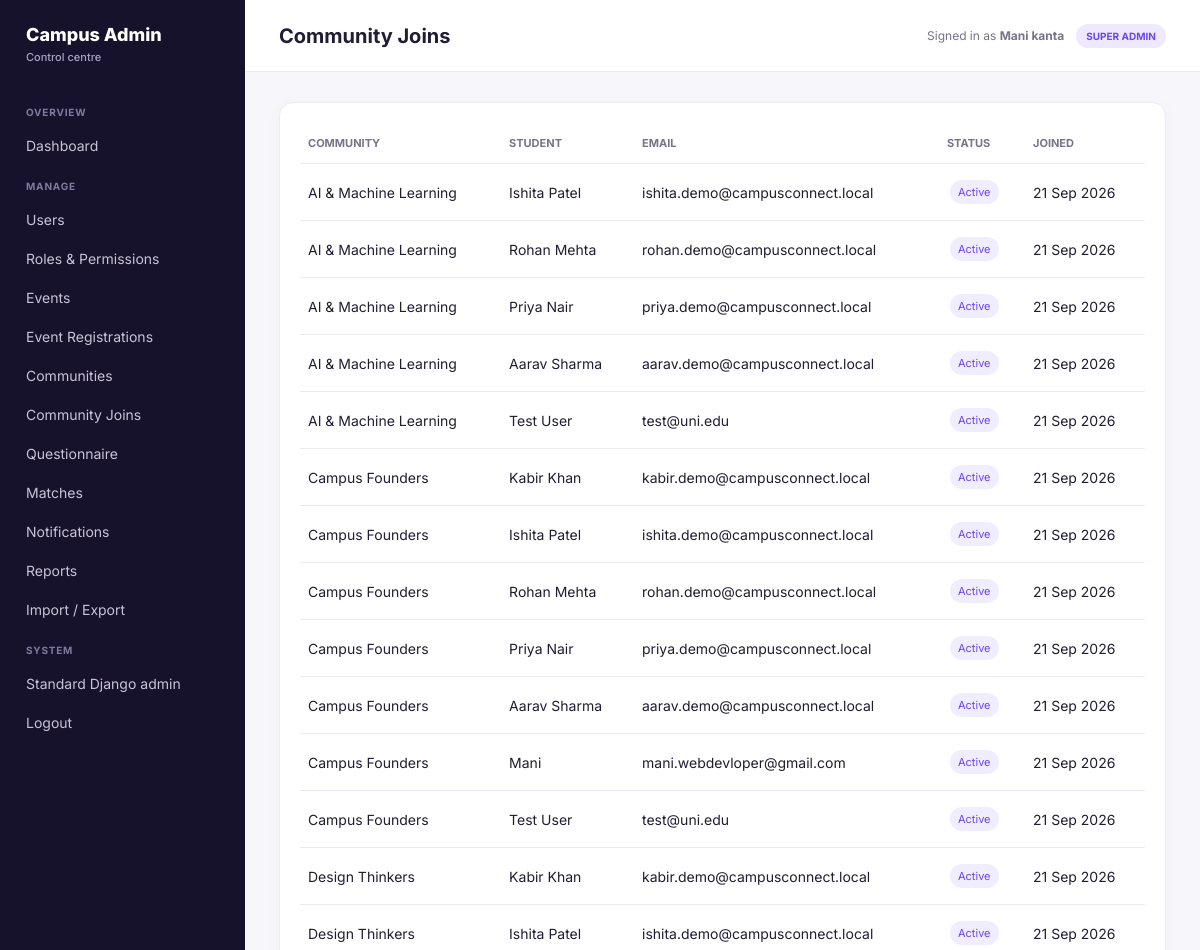
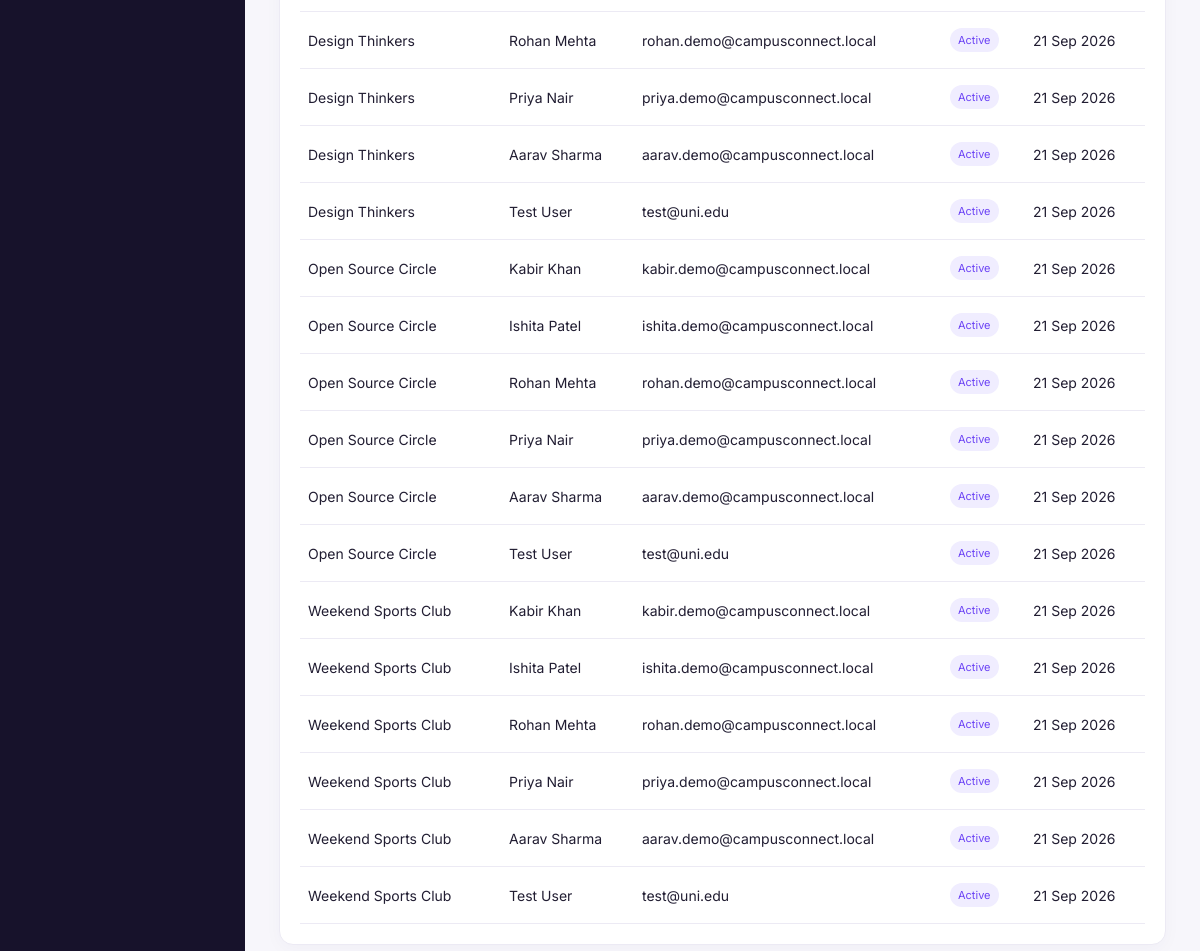
The page /admin-dashboard/community-joins/ (signed in) on the database its author committed (2 pictures, top to bottom).
### accounts/models.py (models this page shows, shortened)
class User(AbstractUser):
    id = models.UUIDField(primary_key=True, default=uuid.uuid4, editable=False)
    username = None  # Not used; authentication via email
    email = models.EmailField('Email Address', unique=True)
    first_name = models.CharField('First Name', max_length=150, blank=True)
    last_name = models.CharField('Last Name', max_length=150, blank=True)
    is_verified = models.BooleanField('Verified', default=False)
    created_at = models.DateTimeField(auto_now_add=True)
    updated_at = models.DateTimeField(auto_now=True)
    USERNAME_FIELD = 'email'
    REQUIRED_FIELDS = ['first_name', 'last_name']
    objects = UserManager()
    class Meta:
        db_table = 'accounts_user'
        ordering = ['-created_at']

### communities/models.py (models this page shows, shortened)
class Community(models.Model):
    name = models.CharField(max_length=150)
    description = models.TextField(blank=True)
    category = models.CharField(max_length=100, blank=True)
    members = models.ManyToManyField(
        settings.AUTH_USER_MODEL,
        blank=True,
        related_name='communities',
    )
    created_at = models.DateTimeField(auto_now_add=True)
    class Meta:
        ordering = ('name',)

### admin_dashboard/views.py (the view)
# urls.py: path('community-joins/', views.community_joins, name='community_joins'),
@dashboard_access
def community_joins(request):
    memberships = [
        (community, member)
        for community in Community.objects.prefetch_related('members')
        for member in community.members.all()
    ]
    return render(request, 'admin_dashboard/community_joins.html', _context(
        request, memberships=memberships,
    ))

### admin_dashboard/permissions.py (called while the page is built)
def dashboard_access(view):
    @wraps(view)
    def wrapped(request, *args, **kwargs):
        if not request.user.is_authenticated or not request.user.is_staff:
            raise PermissionDenied
        return view(request, *args, **kwargs)
    return wrapped

### admin_dashboard/views.py (called while the page is built)
def _role(user):
    if user.is_superuser:
        return 'SUPER ADMIN'
    return user.groups.values_list('name', flat=True).first() or ('ADMIN' if user.is_staff else 'STUDENT')

def _context(request, **extra):
    return {'admin_role': _role(request.user), **extra}

### templates/admin_dashboard/community_joins.html
{% extends "admin_dashboard/base.html" %}{% block title %}Community joins{% endblock %}{% block heading %}Community Joins{% endblock %}{% block content %}<div class="panel"><div class="table-wrap"><table class="table"><tr><th>Community</th><th>Student</th><th>Email</th><th>Status</th><th>Joined</th></tr>{% for community, user in memberships %}<tr><td>{{ community.name }}</td><td>{{ user.get_full_name|default:user.email }}</td><td>{{ user.email }}</td><td><span class="role">Active</span></td><td>{{ community.created_at|date:"d M Y" }}</td></tr>{% empty %}<tr><td colspan="5">No community memberships yet.</td></tr>{% endfor %}</table></div></div>{% endblock %}

### templates/admin_dashboard/base.html (shortened to what this page needs)
<!doctype html>
<html lang="en">
<head>
</head>
<body>
<div class="layout">
  <aside class="sidebar">
    <div class="brand">Campus Admin<small>Control centre</small></div>
    <nav class="nav">
      <div class="nav-title">Overview</div><a href="{% url 'admin_dashboard:dashboard' %}">Dashboard</a>
      <div class="nav-title">Manage</div><a href="{% url 'admin_dashboard:users' %}">Users</a><a href="{% url 'admin_dashboard:roles' %}">Roles & Permissions</a><a href="{% url 'admin_dashboard:events' %}">Events</a><a href="{% url 'admin_dashboard:event_registrations' %}">Event Registrations</a><a href="{% url 'admin_dashboard:communities' %}">Communities</a><a href="{% url 'admin_dashboard:community_joins' %}">Community Joins</a><a href="{% url 'admin_dashboard:questionnaire' %}">Questionnaire</a><a href="{% url 'admin_dashboard:matches' %}">Matches</a><a href="{% url 'admin_dashboard:notifications' %}">Notifications</a><a href="{% url 'admin_dashboard:reports' %}">Reports</a><a href="{% url 'admin_dashboard:questionnaire_import_export' %}">Import / Export</a>
      <div class="nav-title">System</div><a href="/admin/">Standard Django admin</a><form method="post" action="{% url 'logout' %}">{% csrf_token %}<button style="display:block;width:100%;text-align:left;background:none;border:0;color:#c8c3d8;padding:10px 12px;border-radius:9px;font:inherit;cursor:pointer">Logout</button></form>
    </nav>
  </aside>
  <main class="main">
    <header class="topbar"><h1>{% block heading %}Dashboard{% endblock %}</h1><div class="identity"><span>Signed in as <strong>{{ request.user.get_full_name|default:request.user.email }}</strong></span><b class="badge">{{ admin_role }}</b></div></header>
    <section class="content">
      {% block content %}{% endblock %}
    </section>
  </main>
</div>
</body>
</html>

### templates/admin_dashboard/base.html (style rules this page uses)
:root { --purple:#6d45f5;--dark:#17122b;--muted:#77738a;--line:#eceaf4;--bg:#f7f6fb }
* { box-sizing:border-box }
body { margin:0;background:var(--bg);color:#211d32;font:14px Inter,system-ui,sans-serif }
.layout { display:flex;min-height:100vh }
.sidebar { width:245px;background:var(--dark);color:#fff;padding:24px 14px;flex-shrink:0 }
.brand { font-size:18px;font-weight:800;padding:0 12px 28px }
.brand small { display:block;color:#aaa2c4;font-size:11px;font-weight:500;margin-top:5px }
.nav-title { color:#817a9e;text-transform:uppercase;font-size:10px;font-weight:700;padding:14px 12px 7px;letter-spacing:.08em }
.nav a { display:block;color:#c8c3d8;text-decoration:none;padding:10px 12px;border-radius:9px;margin:2px 0 }
.main { flex:1;min-width:0 }
.topbar { height:72px;background:#fff;border-bottom:1px solid var(--line);display:flex;align-items:center;justify-content:space-between;padding:0 34px }
.topbar h1 { font-size:20px;margin:0 }
.identity { display:flex;align-items:center;gap:12px;color:var(--muted);font-size:12px }
.badge { background:#eee9ff;color:var(--purple);border-radius:99px;padding:6px 10px;font-weight:700;font-size:10px }
.content { padding:30px 34px;max-width:1400px }
.stat,.panel { background:#fff;border:1px solid var(--line);border-radius:14px;padding:20px;box-shadow:0 4px 18px #2c205408 }
.table-wrap { overflow:auto }
.table { width:100%;border-collapse:collapse }
.table th,.table td { text-align:left;border-bottom:1px solid var(--line);padding:13px 8px;white-space:nowrap }
.table th { font-size:11px;color:var(--muted);text-transform:uppercase }
.role { display:inline-block;margin:3px;padding:5px 8px;background:#f0edff;color:var(--purple);border-radius:99px;font-size:11px }

### rows shown on the page
User: user.get_full_name "Mani kanta"
Community: name "AI & Machine Learning", get_full_name "Ishita Patel", email "ishita.demo@campusconnect.local", created_at "21 Sep 2026", get_full_name "Rohan Mehta", email "rohan.demo@campusconnect.local", get_full_name "Priya Nair", email "priya.demo@campusconnect.local", get_full_name "Aarav Sharma", email "aarav.demo@campusconnect.local", get_full_name "Test User", email "test@uni.edu"
Community: name "Campus Founders", get_full_name "Kabir Khan", email "kabir.demo@campusconnect.local", created_at "21 Sep 2026", get_full_name "Ishita Patel", email "ishita.demo@campusconnect.local", get_full_name "Rohan Mehta", email "rohan.demo@campusconnect.local", get_full_name "Priya Nair", email "priya.demo@campusconnect.local", get_full_name "Aarav Sharma", email "aarav.demo@campusconnect.local", get_full_name "Mani", email "mani.webdevloper@gmail.com", get_full_name "Test User", email "test@uni.edu"
Community: name "Design Thinkers", get_full_name "Kabir Khan", email "kabir.demo@campusconnect.local", created_at "21 Sep 2026", get_full_name "Ishita Patel", email "ishita.demo@campusconnect.local", get_full_name "Rohan Mehta", email "rohan.demo@campusconnect.local", get_full_name "Priya Nair", email "priya.demo@campusconnect.local", get_full_name "Aarav Sharma", email "aarav.demo@campusconnect.local", get_full_name "Test User", email "test@uni.edu"
Community: name "Open Source Circle", get_full_name "Kabir Khan", email "kabir.demo@campusconnect.local", created_at "21 Sep 2026", get_full_name "Ishita Patel", email "ishita.demo@campusconnect.local", get_full_name "Rohan Mehta", email "rohan.demo@campusconnect.local", get_full_name "Priya Nair", email "priya.demo@campusconnect.local", get_full_name "Aarav Sharma", email "aarav.demo@campusconnect.local", get_full_name "Test User", email "test@uni.edu"
Community: name "Weekend Sports Club", get_full_name "Kabir Khan", email "kabir.demo@campusconnect.local", created_at "21 Sep 2026", get_full_name "Ishita Patel", email "ishita.demo@campusconnect.local", get_full_name "Rohan Mehta", email "rohan.demo@campusconnect.local", get_full_name "Priya Nair", email "priya.demo@campusconnect.local", get_full_name "Aarav Sharma", email "aarav.demo@campusconnect.local", get_full_name "Test User", email "test@uni.edu"

### other values the page prints
{{ admin_role }} "SUPER ADMIN"
